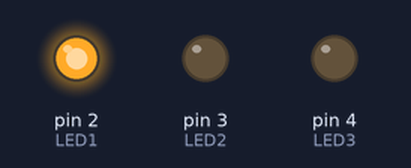
The sketch below on a simulated Arduino Uno, built with avr-gcc and run on an emulated ATmega328P. Shown: output pins drawn as LEDs (lit = HIGH).

Above: at 0.2 s.
At 1.5 s:
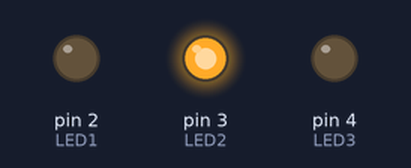
At 3.7 s:
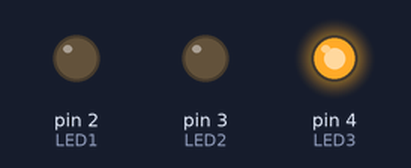
At 5.2 s:
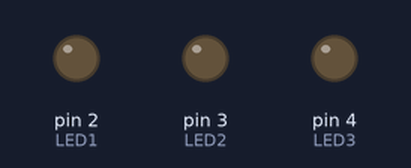
Timing chart, 0 to 7.8 s (numbered marks = the images above):
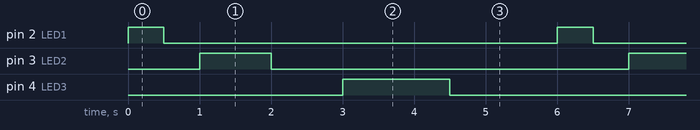

Measured:
- by itself, pin 2 (LED1): alternates HIGH for 0.50 s and LOW for 5.5 s
- by itself, pin 3 (LED2): alternates HIGH for 1.0 s and LOW for 5.0 s
- by itself, pin 4 (LED3): alternates HIGH for 1.5 s and LOW for 4.5 s

The sketch:

Led_Delay.ino
```cpp
// ============================================================
// PARTE 1 — EL ANTIPATRÓN: TODO CON delay()
// Intención: LED1 cada 500 ms, LED2 cada 1000 ms, LED3 cada 1500 ms
// PROBLEMA: delay() bloquea TODA la ejecución del programa.
// ============================================================

const int LED1 = 2;
const int LED2 = 3;
const int LED3 = 4;

void setup() {
  pinMode(LED1, OUTPUT);
  pinMode(LED2, OUTPUT);
  pinMode(LED3, OUTPUT);
}

void loop() {
  // --- LED1: 500 ms encendido, 500 ms apagado ---
  digitalWrite(LED1, HIGH);
  delay(500);
  digitalWrite(LED1, LOW);
  delay(500);

  // --- LED2: 1000 ms encendido, 1000 ms apagado ---
  digitalWrite(LED2, HIGH);
  delay(1000);
  digitalWrite(LED2, LOW);
  delay(1000);

  // --- LED3: 1500 ms encendido, 1500 ms apagado ---
  digitalWrite(LED3, HIGH);
  delay(1500);
  digitalWrite(LED3, LOW);
  delay(1500);
}
```
